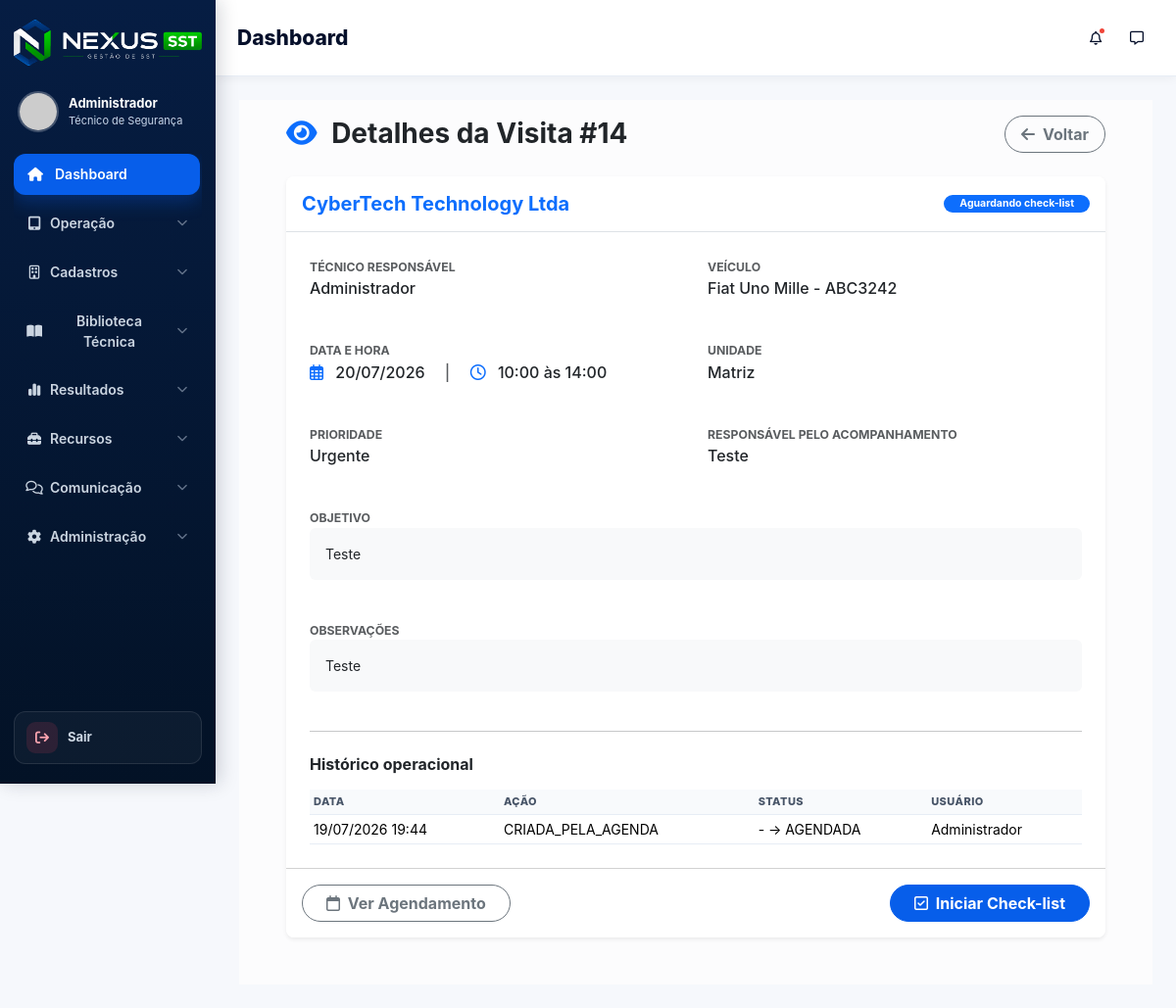
Page /nexus_sst/public/visitas/visualizar/14 (signed in) on the committed database.
### tables this page shows
CREATE TABLE `visitas_tecnicas` (
  `id` int NOT NULL AUTO_INCREMENT,
  `agenda_id` int DEFAULT NULL,
  `empresa_id` int NOT NULL,
  `unidade_id` int DEFAULT NULL,
  `usuario_id` int NOT NULL,
  `data_visita` date NOT NULL,
  `hora_visita` time DEFAULT NULL,
  `veiculo_id` int DEFAULT NULL,
  `responsavel_acompanhamento` varchar(150) DEFAULT NULL,
  `objetivo` text,
  `observacoes` text,
  `latitude` decimal(10,8) DEFAULT NULL,
  `longitude` decimal(11,8) DEFAULT NULL,
  `assinatura_cliente` text,
  `assinatura_tecnico` text,
  `status` enum('ABERTA','AGENDADA','CONFIRMADA','EM_ANDAMENTO','CHECKLIST_INICIADO','FINALIZADA','CANCELADA','EXCLUIDA') DEFAULT 'ABERTA',
  `iniciado_em` datetime DEFAULT NULL,
  `finalizado_em` datetime DEFAULT NULL,
  `atualizado_por` int DEFAULT NULL,
  `atualizado_em` datetime DEFAULT NULL,
  `criado_em` timestamp NULL DEFAULT CURRENT_TIMESTAMP,
  PRIMARY KEY (`id`),
  UNIQUE KEY `uk_visita_agenda` (`agenda_id`),
  KEY `empresa_id` (`empresa_id`),
  KEY `unidade_id` (`unidade_id`),
  KEY `visitas_tecnicas_ibfk_4` (`veiculo_id`),
  KEY `visitas_tecnicas_ibfk_3` (`usuario_id`),
  KEY `idx_visita_status_data` (`status`,`data_visita`,`hora_visita`),
  KEY `idx_visita_usuario_status` (`usuario_id`,`status`),
  KEY `fk_visita_atualizado_por` (`atualizado_por`),
  CONSTRAINT `fk_visita_agenda` FOREIGN KEY (`agenda_id`) REFERENCES `agendas` (`id`) ON DELETE RESTRICT ON UPDATE CASCADE,
  CONSTRAINT `fk_visita_atualizado_por` FOREIGN KEY (`atualizado_por`) REFERENCES `usuarios` (`id`) ON DELETE SET NULL ON UPDATE CASCADE,
  CONSTRAINT `visitas_tecnicas_ibfk_1` FOREIGN KEY (`empresa_id`) REFERENCES `empresas` (`id`),
  CONSTRAINT `visitas_tecnicas_ibfk_2` FOREIGN KEY (`unidade_id`) REFERENCES `unidades` (`id`),
  CONSTRAINT `visitas_tecnicas_ibfk_3` FOREIGN KEY (`usuario_id`) REFERENCES `usuarios` (`id`),
  CONSTRAINT `visitas_tecnicas_ibfk_4` FOREIGN KEY (`veiculo_id`) REFERENCES `veiculos` (`id`) ON DELETE SET NULL
);

CREATE TABLE `empresas` (
  `id` int NOT NULL AUTO_INCREMENT,
  `codigo` varchar(30) DEFAULT NULL,
  `codigo_externo` varchar(50) DEFAULT NULL,
  `razao_social` varchar(200) NOT NULL,
  `nome_fantasia` varchar(200) DEFAULT NULL,
  `cnpj` varchar(20) DEFAULT NULL,
  `inscricao_estadual` varchar(50) DEFAULT NULL,
  `cnae` varchar(30) DEFAULT NULL,
  `descricao_cnae` varchar(255) DEFAULT NULL,
  `grau_risco` varchar(10) DEFAULT NULL,
  `quantidade_funcionarios` int DEFAULT NULL,
  `telefone` varchar(30) DEFAULT NULL,
  `email` varchar(150) DEFAULT NULL,
  `responsavel` varchar(150) DEFAULT NULL,
  `cargo_responsavel` varchar(150) DEFAULT NULL,
  `contato_responsavel` varchar(100) DEFAULT NULL,
  `endereco` text,
  `cidade` varchar(100) DEFAULT NULL,
  `estado` varchar(2) DEFAULT NULL,
  `cep` varchar(20) DEFAULT NULL,
  `logradouro` varchar(200) DEFAULT NULL,
  `numero` varchar(20) DEFAULT NULL,
  `complemento` varchar(100) DEFAULT NULL,
  `bairro` varchar(100) DEFAULT NULL,
  `tecnico_responsavel` varchar(150) DEFAULT NULL,
  `supervisor_responsavel` varchar(150) DEFAULT NULL,
  `periodicidade_visitas` varchar(50) DEFAULT NULL,
  `observacoes` text,
  `ativo` tinyint(1) DEFAULT '1',
  `criado_em` timestamp NULL DEFAULT CURRENT_TIMESTAMP,
  `atualizado_em` timestamp NULL DEFAULT CURRENT_TIMESTAMP ON UPDATE CURRENT_TIMESTAMP,
  PRIMARY KEY (`id`),
  UNIQUE KEY `uk_empresa_cnpj` (`cnpj`),
  UNIQUE KEY `uk_empresa_codigo` (`codigo`)
);

CREATE TABLE `usuarios` (
  `id` int NOT NULL AUTO_INCREMENT,
  `nome` varchar(150) NOT NULL,
  `email` varchar(150) NOT NULL,
  `senha` varchar(255) NOT NULL,
  `telefone` varchar(30) DEFAULT NULL,
  `tipo` enum('ADMIN','TECNICO','CLIENTE','VISUALIZADOR') DEFAULT 'TECNICO',
  `registro_profissional` varchar(100) DEFAULT NULL,
  `conselho` varchar(50) DEFAULT NULL,
  `uf` char(2) DEFAULT NULL,
  `assinatura` text,
  `ativo` tinyint(1) DEFAULT '1',
  `ultimo_login` datetime DEFAULT NULL,
  `criado_em` timestamp NULL DEFAULT CURRENT_TIMESTAMP,
  `ultimo_acesso` datetime DEFAULT NULL,
  PRIMARY KEY (`id`),
  UNIQUE KEY `email` (`email`)
);

CREATE TABLE `veiculos` (
  `id` int NOT NULL AUTO_INCREMENT,
  `modelo` varchar(100) NOT NULL,
  `placa` varchar(20) NOT NULL,
  `cor` varchar(50) DEFAULT NULL,
  `ativo` tinyint(1) DEFAULT '1',
  `criado_em` timestamp NULL DEFAULT CURRENT_TIMESTAMP,
  PRIMARY KEY (`id`),
  UNIQUE KEY `placa` (`placa`)
);

CREATE TABLE `agendas` (
  `id` int NOT NULL AUTO_INCREMENT,
  `empresa_id` int NOT NULL,
  `unidade_id` int DEFAULT NULL,
  `tecnico_id` int NOT NULL,
  `veiculo_id` int DEFAULT NULL,
  `data_agendada` date NOT NULL,
  `hora_inicio` time DEFAULT NULL,
  `hora_fim` time DEFAULT NULL,
  `titulo` varchar(180) DEFAULT NULL,
  `objetivo` text,
  `observacoes` text,
  `responsavel_acompanhamento` varchar(150) DEFAULT NULL,
  `prioridade` enum('PADRAO','URGENTE','CRITICA') DEFAULT 'PADRAO',
  `status` enum('AGENDADO','CONFIRMADO','REAGENDADO','CANCELADO','CONCLUIDO','EXCLUIDO') DEFAULT 'AGENDADO',
  `visita_tecnica_id` int DEFAULT NULL,
  `criado_por` int DEFAULT NULL,
  `atualizado_por` int DEFAULT NULL,
  `cancelado_por` int DEFAULT NULL,
  `excluido_por` int DEFAULT NULL,
  `motivo_cancelamento` text,
  `motivo_exclusao` text,
  `criado_em` timestamp NULL DEFAULT CURRENT_TIMESTAMP,
  `atualizado_em` timestamp NULL DEFAULT NULL ON UPDATE CURRENT_TIMESTAMP,
  `cancelado_em` datetime DEFAULT NULL,
  `excluido_em` datetime DEFAULT NULL,
  PRIMARY KEY (`id`),
  KEY `idx_agendas_empresa` (`empresa_id`),
  KEY `idx_agendas_unidade` (`unidade_id`),
  KEY `idx_agendas_tecnico` (`tecnico_id`),
  KEY `idx_agendas_veiculo` (`veiculo_id`),
  KEY `idx_agendas_status` (`status`),
  KEY `idx_agendas_data` (`data_agendada`),
  KEY `idx_agendas_visita` (`visita_tecnica_id`),
  KEY `fk_agendas_criado_por` (`criado_por`),
  KEY `fk_agendas_atualizado_por` (`atualizado_por`),
  KEY `fk_agendas_cancelado_por` (`cancelado_por`),
  KEY `fk_agendas_excluido_por` (`excluido_por`),
  CONSTRAINT `fk_agendas_atualizado_por` FOREIGN KEY (`atualizado_por`) REFERENCES `usuarios` (`id`) ON DELETE SET NULL,
  CONSTRAINT `fk_agendas_cancelado_por` FOREIGN KEY (`cancelado_por`) REFERENCES `usuarios` (`id`) ON DELETE SET NULL,
  CONSTRAINT `fk_agendas_criado_por` FOREIGN KEY (`criado_por`) REFERENCES `usuarios` (`id`) ON DELETE SET NULL,
  CONSTRAINT `fk_agendas_empresa` FOREIGN KEY (`empresa_id`) REFERENCES `empresas` (`id`),
  CONSTRAINT `fk_agendas_excluido_por` FOREIGN KEY (`excluido_por`) REFERENCES `usuarios` (`id`) ON DELETE SET NULL,
  CONSTRAINT `fk_agendas_tecnico` FOREIGN KEY (`tecnico_id`) REFERENCES `usuarios` (`id`),
  CONSTRAINT `fk_agendas_unidade` FOREIGN KEY (`unidade_id`) REFERENCES `unidades` (`id`) ON DELETE SET NULL,
  CONSTRAINT `fk_agendas_veiculo` FOREIGN KEY (`veiculo_id`) REFERENCES `veiculos` (`id`) ON DELETE SET NULL,
  CONSTRAINT `fk_agendas_visita` FOREIGN KEY (`visita_tecnica_id`) REFERENCES `visitas_tecnicas` (`id`) ON DELETE SET NULL
);

CREATE TABLE `visita_historico` (
  `id` int NOT NULL AUTO_INCREMENT,
  `visita_id` int NOT NULL,
  `usuario_id` int DEFAULT NULL,
  `acao` varchar(100) NOT NULL,
  `status_anterior` varchar(50) DEFAULT NULL,
  `status_novo` varchar(50) DEFAULT NULL,
  `motivo` text,
  `criado_em` timestamp NULL DEFAULT CURRENT_TIMESTAMP,
  PRIMARY KEY (`id`),
  KEY `visita_id` (`visita_id`),
  KEY `usuario_id` (`usuario_id`),
  CONSTRAINT `visita_historico_ibfk_1` FOREIGN KEY (`visita_id`) REFERENCES `visitas_tecnicas` (`id`) ON DELETE CASCADE,
  CONSTRAINT `visita_historico_ibfk_2` FOREIGN KEY (`usuario_id`) REFERENCES `usuarios` (`id`) ON DELETE SET NULL
);

### app/views/visitas/visualizar.php (the view, shortened to what the rows shown need)
<?php
require_once dirname(__DIR__) . '/templates/header.php';
$v = $visita ?? null;
$historico = $historico ?? [];
$status = strtoupper((string)($v['status'] ?? 'ABERTA'));
$statusClasse = match ($status) {
    'FINALIZADA' => 'success',
    'CANCELADA', 'EXCLUIDA' => 'danger',
    'CHECKLIST_INICIADO', 'EM_ANDAMENTO' => 'warning',
    default => 'primary',
};
$statusLabel = match ($status) {
    'ABERTA', 'AGENDADA' => 'Aguardando check-list',
    'CONFIRMADA' => 'Confirmada',
    'CHECKLIST_INICIADO', 'EM_ANDAMENTO' => 'Em andamento',
    'FINALIZADA' => 'Concluída',
    'CANCELADA' => 'Cancelada',
    'EXCLUIDA' => 'Excluída',
    default => ucfirst(strtolower($status)),
};
$horaInicio = !empty($v['hora_inicio'])
    ? substr($v['hora_inicio'], 0, 5)
    : (!empty($v['hora_visita']) ? substr($v['hora_visita'], 0, 5) : '-');
$horaFim = !empty($v['hora_fim']) ? substr($v['hora_fim'], 0, 5) : '';
?>
<main class="content flex-grow-1 pt-3 px-4 pb-4 bg-light-subtle">
    <div class="container-fluid px-2 px-lg-4 mb-4">
        <header class="mb-4 d-flex align-items-center justify-content-between">
            <h3 class="fw-bold text-dark m-0">
                <i class="fas fa-eye me-2 text-primary"></i>
                Detalhes da Visita #<?= (int)($v['id'] ?? 0) ?>
            </h3>
            <a href="<?= BASE_URL ?>/visitas" class="btn btn-outline-secondary rounded-pill px-3">
                <i class="fas fa-arrow-left me-1"></i> Voltar
            </a>
        </header>
        <div class="card shadow-sm border-0 rounded-3 overflow-hidden">
            <div class="card-header bg-white py-3 border-bottom d-flex justify-content-between align-items-center">
                <h5 class="m-0 fw-bold text-primary">
                    <?= htmlspecialchars($v['empresa_fantasia'] ?: ($v['empresa_nome'] ?? 'Visita')) ?>
                </h5>
                <span class="badge bg-<?= $statusClasse ?> rounded-pill px-3">
                    <?= htmlspecialchars($statusLabel) ?>
                </span>
            </div>
            <div class="card-body p-4">
                <div class="row g-4">
                    <div class="col-md-6">
                        <label class="text-muted small fw-bold text-uppercase">Técnico responsável</label>
                        <p class="fs-6 fw-medium"><?= htmlspecialchars($v['tecnico_nome'] ?? 'N/A') ?></p>
                    </div>
                    <div class="col-md-6">
                        <label class="text-muted small fw-bold text-uppercase">Veículo</label>
                        <p class="fs-6 fw-medium">
                            <?= htmlspecialchars($v['veiculo_modelo'] ?? 'Não informado') ?>
                            <?= !empty($v['veiculo_placa']) ? ' - ' . htmlspecialchars($v['veiculo_placa']) : '' ?>
                        </p>
                    </div>
                    <div class="col-md-6">
                        <label class="text-muted small fw-bold text-uppercase">Data e Hora</label>
                        <p class="fs-6 fw-medium mb-0">
                            <i class="far fa-calendar-alt text-primary me-2"></i>
                            <?= !empty($v['data_visita']) ? date('d/m/Y', strtotime($v['data_visita'])) : '-' ?>
                            <span class="mx-3 text-muted">|</span>
                            <i class="far fa-clock text-primary me-2"></i>
                            <?= $horaInicio ?><?= $horaFim !== '' ? ' às ' . $horaFim : '' ?>
                        </p>
                    </div>
                    <div class="col-md-6">
                        <label class="text-muted small fw-bold text-uppercase">Prioridade</label>
                        <p class="fs-6 fw-medium">
                            <?= match (strtoupper((string)($v['prioridade'] ?? 'PADRAO'))) {
                                'CRITICA' => 'Crítica',
                                'URGENTE' => 'Urgente',
                                default => 'Padrão',
                            } ?>
                        </p>
                    </div>
                    <div class="col-md-6">
                        <label class="text-muted small fw-bold text-uppercase">Responsável pelo acompanhamento</label>
                        <p class="fs-6 fw-medium">
                            <?= htmlspecialchars($v['responsavel_acompanhamento'] ?? 'Não informado') ?>
                        </p>
                    </div>
                    <div class="col-12">
                        <label class="text-muted small fw-bold text-uppercase">Objetivo</label>
                        <p class="bg-light p-3 rounded">
                            <?= nl2br(htmlspecialchars($v['objetivo'] ?? 'Nenhum objetivo definido.')) ?>
                        </p>
                    </div>
                    <div class="col-12">
                        <label class="text-muted small fw-bold text-uppercase">Observações</label>
                        <p class="bg-light p-3 rounded">
                            <?= nl2br(htmlspecialchars($v['observacoes'] ?? 'Sem observações.')) ?>
                        </p>
                    </div>
                </div>
                <?php if (!empty($historico)): ?>
                    <div class="table-responsive">
                        <table class="table table-sm align-middle mb-0">
                            <thead>
                                <tr>
                                    <th>Data</th>
                                    <th>Ação</th>
                                    <th>Status</th>
                                    <th>Usuário</th>
                                </tr>
                            </thead>
                            <tbody>
                                <?php foreach ($historico as $item): ?>
                                    <tr>
                                        <td><?= !empty($item['criado_em']) ? date('d/m/Y H:i', strtotime($item['criado_em'])) : '-' ?></td>
                                        <td><?= htmlspecialchars($item['acao'] ?? '-') ?></td>
                                        <td>
                                            <?= htmlspecialchars(($item['status_anterior'] ?? '-') . ' → ' . ($item['status_novo'] ?? '-')) ?>
                                        </td>
                                        <td><?= htmlspecialchars($item['usuario_nome'] ?? 'Sistema') ?></td>
                                    </tr>
                                <?php endforeach; ?>
                            </tbody>
                        </table>
                    </div>
                <?php endif; ?>
            </div>
        </div>
    </div>
</main>
<?php require_once dirname(__DIR__) . '/templates/footer.php'; ?>

### rows in the picture
visitas_tecnicas: id "14", empresa.nome_fantasia "CyberTech Technology Ltda", status "Aguardando check-list", atualizado_por.nome "Administrador", veiculo.modelo "Fiat Uno Mille", veiculo.placa "ABC3242", data_visita "20/07/2026", agenda.hora_inicio "10:00", agenda.hora_fim "14:00", agenda.prioridade "Urgente", responsavel_acompanhamento "Teste", objetivo "Teste", observacoes "Teste"
visita_historico: criado_em "19/07/2026 19:44", acao "CRIADA_PELA_AGENDA", status_anterior+status_novo "- → AGENDADA", usuario.nome "Administrador"

### other values in the picture
$usuario "Administrador"
$pageTitle "Dashboard"
$v['unidade_nome'] "Matriz"
